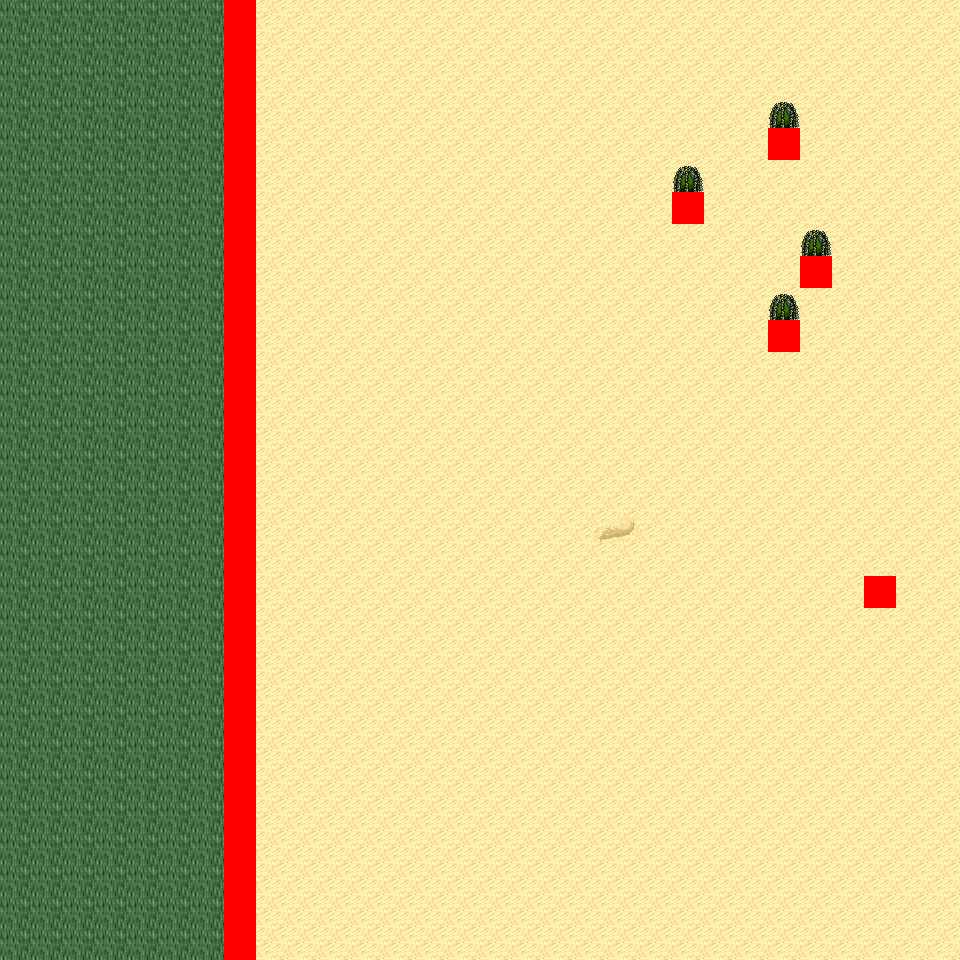

Rendered tile map (Tiled .tmx) drawn with the repository's tilesets; below, a short description and the map source with its tile grids summarised:
An orthogonal 30x30 tile map with 32x32 px tiles, 6 tile layers (Ground, Object, Object2, Above, ...), 12 tilesets and 5 objects (5x mapExit).

<map version="1.0" orientation="orthogonal" renderorder="right-down" width="30" height="30" tilewidth="32" tileheight="32" nextobjectid="6">
  <tileset firstgid="1" name="tileset_logic_collision" tilewidth="32" tileheight="32" tilecount="1" columns="1">
    <image source="../drawable/tileset_logic_collision.png" width="32" height="32" />
  </tileset>
  <tileset firstgid="2" name="tileset_ground_ground" tilewidth="32" tileheight="32" tilecount="33" columns="3">
    <image source="../drawable/tileset_ground_ground.png" width="96" height="352" />
  </tileset>
  <tileset firstgid="35" name="tileset_ground_ridge_earth_pale" tilewidth="32" tileheight="32" tilecount="96" columns="12">
    <image source="../drawable/tileset_ground_ridge_earth_pale.png" width="384" height="256" />
  </tileset>
  <tileset firstgid="131" name="tileset_ground_ridge_earth_dark" tilewidth="32" tileheight="32" tilecount="96" columns="12">
    <image source="../drawable/tileset_ground_ridge_earth_dark.png" width="384" height="256" />
  </tileset>
  <tileset firstgid="227" name="tileset_terrain_desert" tilewidth="32" tileheight="32" tilecount="88" columns="8">
    <image source="../drawable/tileset_terrain_desert.png" width="256" height="352" />
  </tileset>
  <tileset firstgid="315" name="tileset_ground_sand_2" tilewidth="32" tileheight="32" tilecount="15" columns="5">
    <image source="../drawable/tileset_ground_sand_2.png" width="160" height="96" />
  </tileset>
  <tileset firstgid="330" name="tileset_plant_tree_evergreen" tilewidth="32" tileheight="32" tilecount="36" columns="3">
    <image source="../drawable/tileset_plant_tree_evergreen.png" width="96" height="384" />
  </tileset>
  <tileset firstgid="366" name="tileset_plant_cactus_2" tilewidth="32" tileheight="32" tilecount="10" columns="5">
    <image source="../drawable/tileset_plant_cactus_2.png" width="160" height="64" />
  </tileset>
  <tileset firstgid="376" name="tileset_plant_cactus" tilewidth="32" tileheight="32" tilecount="2" columns="1">
    <image source="../drawable/tileset_plant_cactus.png" width="32" height="64" />
  </tileset>
  <tileset firstgid="378" name="tileset_plant_bush_various_small" tilewidth="32" tileheight="32" tilecount="9" columns="3">
    <image source="../drawable/tileset_plant_bush_various_small.png" width="96" height="96" />
  </tileset>
  <tileset firstgid="387" name="tileset_plant_tree_tree_green" tilewidth="32" tileheight="32" tilecount="80" columns="8">
    <image source="../drawable/tileset_plant_tree_tree_green.png" width="256" height="352" />
  </tileset>
  <tileset firstgid="467" name="tileset_building_fence_fence_chunky" tilewidth="32" tileheight="32" tilecount="21" columns="3">
    <image source="../drawable/tileset_building_fence_fence_chunky.png" width="96" height="224" />
  </tileset>
  <layer name="Ground" width="30" height="30">
    <data>[900 cells, 900 non-empty, 5 distinct tile ids]</data>
  </layer>
  <layer name="Object" width="30" height="30">
    <data>[900 cells, 34 non-empty, 2 distinct tile ids]</data>
  </layer>
  <layer name="Object2" width="30" height="30">
    <data>[900 cells, 0 non-empty, 0 distinct tile ids]</data>
  </layer>
  <layer name="Above" width="30" height="30">
    <data>[900 cells, 4 non-empty, 1 distinct tile ids]</data>
  </layer>
  <layer name="Above2" width="30" height="30">
    <data>[900 cells, 0 non-empty, 0 distinct tile ids]</data>
  </layer>
  <layer name="Walkable" width="30" height="30">
    <data>[900 cells, 35 non-empty, 1 distinct tile ids]</data>
  </layer>
  <objectgroup name="MapEvents">
    <object id="1" name="north" type="mapExit" x="0" y="0" width="224" height="32">
      <properties>
        <property name="map" value="level_0_x55_y110" />
        <property name="x" value="0" />
        <property name="y" value="28" />
      </properties>
    </object>
    <object id="2" name="north2" type="mapExit" x="256" y="0" width="704" height="32">
      <properties>
        <property name="map" value="level_0_x55_y110" />
        <property name="x" value="8" />
        <property name="y" value="28" />
      </properties>
    </object>
    <object id="3" name="south" type="mapExit" x="0" y="928" width="224" height="32">
      <properties>
        <property name="map" value="level_0_x55_y112" />
        <property name="x" value="0" />
        <property name="y" value="1" />
      </properties>
    </object>
    <object id="4" name="south2" type="mapExit" x="256" y="928" width="704" height="32">
      <properties>
        <property name="map" value="level_0_x55_y112" />
        <property name="x" value="8" />
        <property name="y" value="1" />
      </properties>
    </object>
    <object id="5" name="west" type="mapExit" x="0" y="0" width="32" height="960">
      <properties>
        <property name="map" value="level_0_x54_y111" />
        <property name="x" value="28" />
        <property name="y" value="0" />
      </properties>
    </object>
  </objectgroup>
</map>
